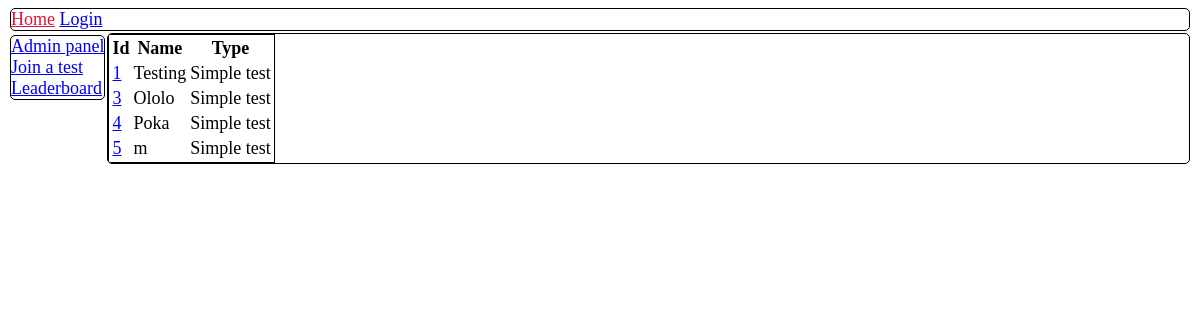
/play, run on an earlier commit of the app's database.
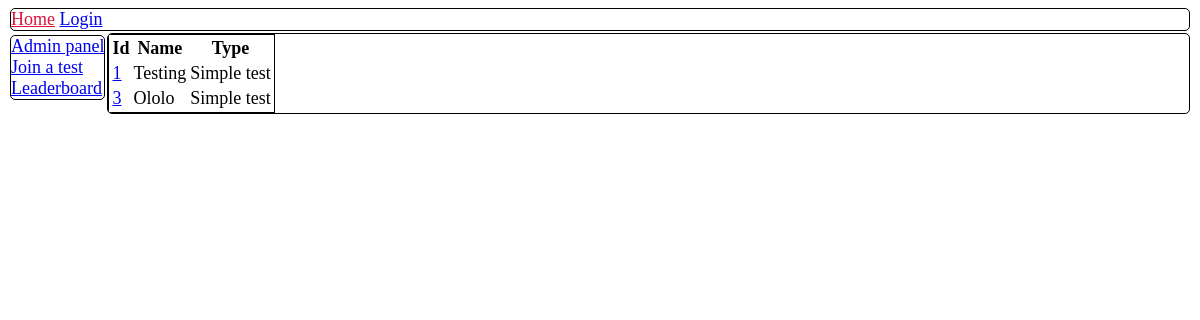
And on a later commit of the database.
### orm.py (models this page shows)
class BaseModel(Model):
    class Meta:
        database = db

class Test(BaseModel):
    name = TextField()
    type = IntegerField()

### app.py (the view)
@app.route('/play')
def play_test():
    with db.atomic():
        results = Test.select()
    return render_template('tests_page.html', results=results, types=TYPES)

### app.py (called while the page is built)
@app.before_request
def before_request():
    db.connect()

@app.after_request
def after_request(response):
    db.close()
    return response

### templates/tests_page.html
{% extends "base.html" %}
{% block content %}
    <table>
        <tr>
            <th> Id </th>
            <th> Name </th>
            <th> Type </th>
        </tr>
        {% for i in results %}
            <tr>
                <td><a href="/play/{{ i.id }}">{{ i.id }}</a></td>
                <td>{{ i.name }}</td>
                <td>{{ types[i.type] }}</td>
            </tr>
        {% endfor %}
    </table>
{% endblock %}

### templates/base.html (shortened to what this page needs)
<!DOCTYPE html>
<html lang="en">
<head>
    {% block head %}
        <link rel="stylesheet" href="{{ url_for('static', filename='style.css') }}" />
        <link rel="stylesheet" href="{{ url_for('static', filename='jqui/jquery-ui.min.css') }}" />
    {% endblock %}
</head>
<body>
<div id="header">
    {% block header %}
        <a href="{{ url_for('home_page') }}" id="logo" class="left">Home</a>
        {% if 'user' in session %}
            <a href="{{ url_for('admin_panel') }}">Admin panel</a>
            <a href="{{ url_for('logout') }}"> Logout </a>
        {% else %}
            <a href="{{ url_for('login_placeholder') }}"> Login </a>
        {% endif %}
    {% endblock %}
</div>
<div id="sidebar">
    {% block sidebar %}
        <ul>
            <li><a href="{{ url_for('admin_panel') }}"> Admin panel </a></li>
            <li><a href="{{ url_for('play_test') }}"> Join a test </a></li>
            <li><a href="{{ url_for('leaderboard') }}"> Leaderboard </a></li>
        </ul>
    {% endblock %}
</div>
<div id="content">
    {% block content %}
    {% endblock %}
</div>
</body>
</html>

### static/style.css (style rules this page uses)
* { font-size: large; }
#header { border-style: solid; border-width: 1px; border-radius: 5px; margin: 2px; overflow: auto; float: top; }
#sidebar { border-style: solid; border-width: 1px; border-radius: 5px; margin: 2px; overflow: auto; float: left; }
#content { border-style: solid; border-width: 1px; border-radius: 5px; margin: 2px; overflow: auto; }
#header > a#logo { color: crimson; }
#sidebar > ul { margin: 0; padding: 0; }
table { border: solid black 1px; }

What changed in the data, as far as the page shows it:
removed Test: id "4", name "Poka", type "Simple test"
removed Test: id "5", name "m", type "Simple test"
